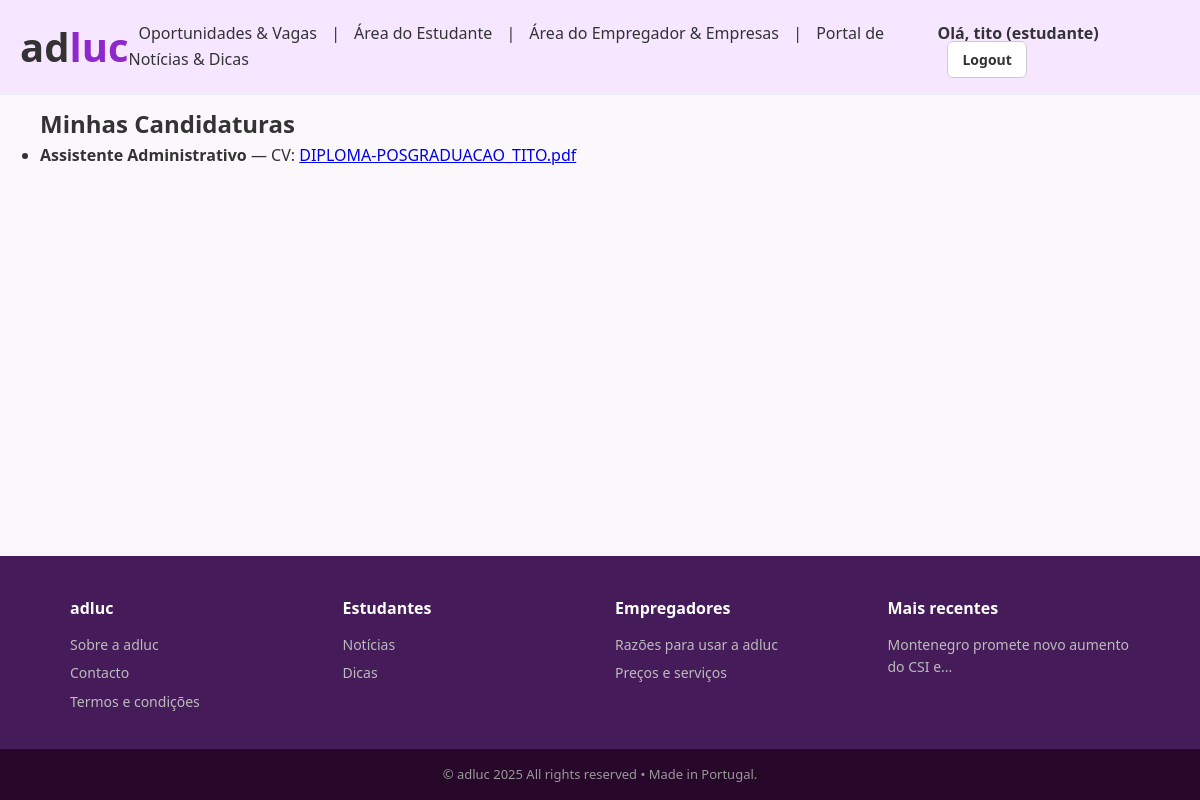
/candidaturas (signed in), run on the app's committed database.
### modelos/modelos.py (models this page shows)
class Candidatura(db.Model):
    __tablename__ = "candidaturas"
    id = db.Column(db.Integer, primary_key=True)
    estudante_id = db.Column(db.Integer, db.ForeignKey("utilizadores.id"), nullable=False)
    vaga_id = db.Column(db.Integer, db.ForeignKey("vagas.id"), nullable=False)
    ficheiro_cv = db.Column(db.String(200), nullable=False)
    estudante = db.relationship("Utilizador", backref="candidaturas", lazy=True)

class Vaga(db.Model):
    __tablename__ = "vagas"
    id = db.Column(db.Integer, primary_key=True)
    titulo = db.Column(db.String(200), nullable=False)
    categoria = db.Column(db.String(200), nullable=True)
    descricao = db.Column(db.Text, nullable=False)
    cidade = db.Column(db.String(100), nullable=True)
    horario = db.Column(db.String(50), nullable=True)
    tipo = db.Column(db.String(50), nullable=True)
    externa = db.Column(db.Boolean, default=False, nullable=False)
    link_externo = db.Column(db.String(500), nullable=True)
    imagem_externa = db.Column(db.String(500), nullable=True)   # ✅ novo campo
    empresa_id = db.Column(db.Integer, db.ForeignKey("utilizadores.id"), nullable=True)
    empresa = db.relationship("Utilizador", backref="vagas", lazy=True)
    candidaturas = db.relationship("Candidatura", backref="vaga", cascade="all, delete-orphan")
    favoritos = db.relationship("Favorito", backref="vaga", cascade="all, delete-orphan")

class Publicacao(db.Model):
    __tablename__ = "publicacoes"
    id = db.Column(db.Integer, primary_key=True)
    titulo = db.Column(db.String(200), nullable=False)
    autor_id = db.Column(db.Integer, db.ForeignKey("utilizadores.id"), nullable=False)
    autor = db.relationship("Utilizador", backref="publicacoes", lazy=True)
    data_hora = db.Column(db.DateTime, default=datetime.utcnow)
    foto = db.Column(db.String(200), nullable=True)
    conteudo = db.Column(db.Text, nullable=False)
    tipo = db.Column(db.String(20), default="noticia")  # noticia ou dica

### app.py (the view)
@app.route("/candidaturas", endpoint="minhas_candidaturas")
def minhas_candidaturas():
    if session.get("tipo")!="estudante": return redirect(url_for("login"))
    cands=Candidatura.query.filter_by(estudante_id=session["utilizador_id"]).all()
    return render_template("candidaturas.html", candidaturas=cands)

### app.py (called while the page is built)
@app.context_processor
def inject_publicacoes_recentes():
    from modelos.modelos import Publicacao
    recentes = Publicacao.query.order_by(Publicacao.data_hora.desc()).limit(3).all()
    return dict(publicacoes_recentes=recentes)

### templates/candidaturas.html
{% extends "base.html" %}
{% block conteudo %}
<h2>Minhas Candidaturas</h2>
<ul>
  {% for c in candidaturas %}
    <li><b>{{ c.vaga.titulo }}</b> — CV: <a href="{{ url_for('download_cv', filename=c.ficheiro_cv) }}">{{ c.ficheiro_cv }}</a></li>
  {% else %}
    <p>Sem candidaturas.</p>
  {% endfor %}
</ul>
{% endblock %}

### templates/base.html (shortened to what this page needs)
<!DOCTYPE html>
<html lang="pt">
<head>
  <link rel="stylesheet" href="{{ url_for('static', filename='css/style.css') }}">
</head>
<body class="light">
<header class="site-header">
  <div class="logo">
      <a href="{{ url_for('pagina_inicial') }}" style="text-decoration: none; color:inherit;">
        <span class="logo-ad">ad</span><span class="logo-luc">luc</span>
      </a>
  </div>
<nav class="nav-links" id="nav-menu">
    <a href="{{ url_for('pagina_vagas') }}">Oportunidades & Vagas</a>
    <span> | </span>
    <a href="{{ url_for('pagina_estudante') if session.get('tipo') == 'estudante' else '#' }}">Área do Estudante</a>
    <span> | </span>
    <a href="{{ url_for('pagina_empresa') if session.get('tipo') == 'empresa' else '#' }}">Área do Empregador & Empresas</a>
     <span> | </span>
    <a href="{{ url_for('pagina_conteudos') }}">Portal de Notícias & Dicas</a>
</nav>
  <div class="nav-buttons">
    {% if session.get('utilizador_id') %}
      <span class="user-info">Olá, {{ session.get('nome') }} ({{ session.get('tipo') }})</span>
      <a href="{{ url_for('logout') }}" class="btn btn-outline">Logout</a>
    {% else %}
      <a href="{{ url_for('login') }}" class="btn btn-outline">Iniciar sessão</a>
      <a href="{{ url_for('registo') }}" class="btn btn-azul">Criar conta</a>
    {% endif %}
  </div>
</header>
<main>
  {% block conteudo %}{% endblock %}
</main>
<footer class="site-footer">
  <div class="footer-columns">
    <div class="footer-col">
      <h3 class="footer-logo">adluc</h3>
      <a href="{{ url_for('pagina_sobre') }}">Sobre a adluc</a>
      <a href="{{ url_for('pagina_contactos') }}">Contacto</a>
      <a href="{{ url_for('pagina_termos') }}">Termos e condições</a>
    </div>
    <div class="footer-col">
      <h3>Estudantes</h3>
      <a href="{{ url_for('pagina_noticias') }}">Notícias</a>
      <a href="{{ url_for('pagina_dicas') }}">Dicas</a>
    </div>
    <div class="footer-col">
      <h3>Empregadores</h3>
      <a href="{{ url_for('pagina_razoes') }}">Razões para usar a adluc</a>
      <a href="{{ url_for('pagina_precos') }}">Preços e serviços</a>
    </div>
    <div class="footer-col">
      <h3>Mais recentes</h3>
      {% for pub in publicacoes_recentes %}
        <a href="{{ url_for('detalhe_publicacao', pub_id=pub.id) }}">
          {{ pub.titulo[:40] }}...
        </a>
      {% else %}
        <p style="color:#bbb;font-size:14px;">Sem publicações</p>
      {% endfor %}
    </div>
  </div>
  <div class="footer-bottom">
    © adluc 2025 All rights reserved • Made in Portugal.
  </div>
</footer>
</body>
</html>

### static/css/style.css (style rules this page uses)
html, body { height: 100%; display: flex; flex-direction: column; background: #fbf8fb; }
main { flex: 1; padding: 10px 40px; }
* { margin:0;padding:0;box-sizing:border-box; }
body { font-family:'Segoe UI',Arial,sans-serif;background:#fbf8fb;color:#333;line-height:1.6; }
.site-header { display:flex;justify-content:space-between;align-items:center;padding:15px 20px;background:#f7e6ff;border-bottom:1px solid #eee;position:sticky;top:0;z-index:1000; }
.logo { font-size:40px;font-weight:bold; }
.logo-ad { color:#333; }
.logo-luc { color: #8e28ca; }
.nav-links a { margin:0 12px;color:#333;text-decoration:none;font-weight:500; }
.nav-buttons a { margin-left:10px;text-decoration:none;padding:8px 14px;border-radius:6px;font-weight:600;font-size:14px; }
.btn-outline { border:1px solid #ccc;background:#fff;color:#333; }
.site-footer { background:#451b59;color:#fff;margin-top:40px;padding-top:40px; }
.footer-columns { display:grid;grid-template-columns:repeat(auto-fit,minmax(200px,1fr));gap:30px;max-width:1100px;margin:auto;padding:0 20px 30px; }
.footer-col h3 { margin-bottom:12px;font-size:16px;font-weight:700; }
.footer-logo { font-size:20px;color:#fff; }
.footer-col a { display:block;color:#bbb;margin-bottom:6px;text-decoration:none;font-size:14px; }
.footer-bottom { background:#27072a;color:#999;text-align:center;padding:15px;font-size:13px; }
.user-info { margin-right:12px; font-weight:600; color:#333; }
.nav-links a { margin: 0 10px; color: #333; text-decoration: none; font-weight: 500; }

### data on the page
Candidatura: vaga.titulo "Assistente Administrativo", ficheiro_cv "DIPLOMA-POSGRADUACAO_TITO.pdf"
Publicacao: titulo "Montenegro promete novo aumento do CSI e"

### other printed values
{{ session.get('nome') }} "tito"
{{ session.get('tipo') }} "estudante"
